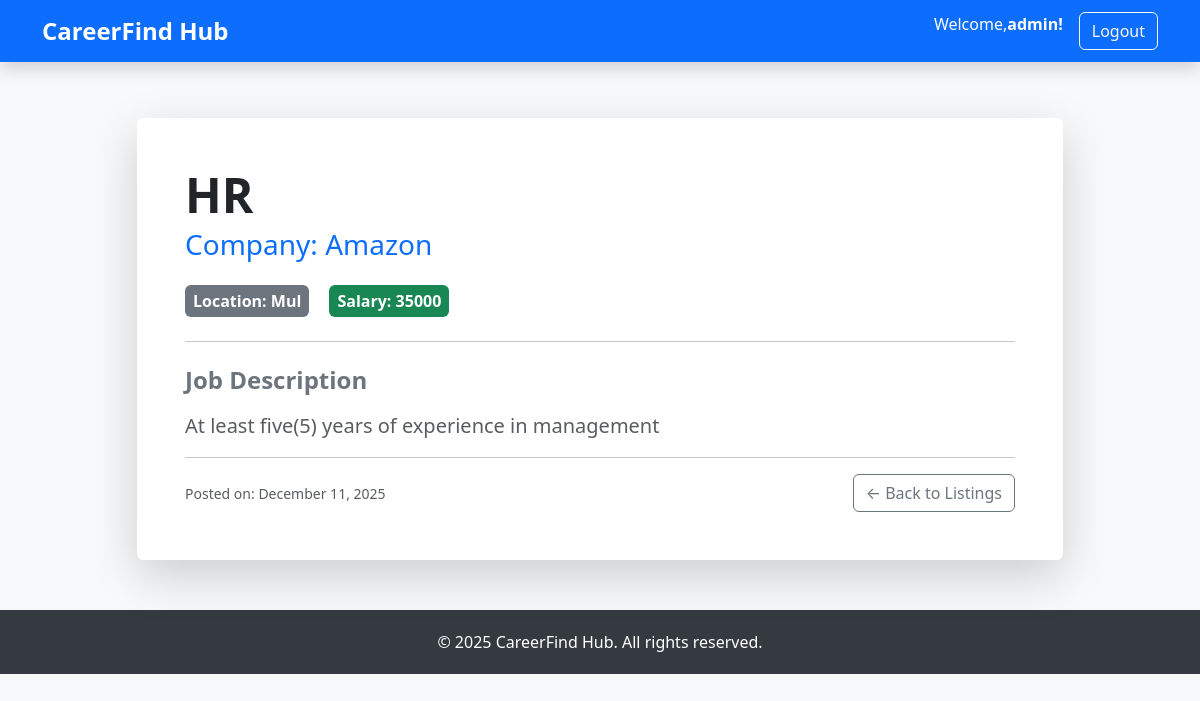
/job/2/ (signed in), run on the app's committed database.
### accounts/models.py (models this page shows, shortened)
class User(AbstractUser):
    is_company = models.BooleanField(default=False)

class Company(models.Model):
    user = models.OneToOneField(User, on_delete=models.CASCADE, primary_key=True)
    name = models.CharField(max_length=200, default="New Company")  # Added default
    description = models.TextField(blank=True)
    website = models.URLField(blank=True)

### jobs/models.py (models this page shows, shortened)
class Job(models.Model):
    company = models.ForeignKey(Company, on_delete=models.CASCADE)
    title = models.CharField(max_length=255)
    description = models.TextField()
    location = models.CharField(max_length=100)
    salary = models.CharField(max_length=100, blank=True)
    is_active = models.BooleanField(default=True)
    created_at = models.DateTimeField(auto_now_add=True)

### jobs/views.py (the view)
# urls.py: path('job/<int:pk>/', views.job_detail, name='job_detail'),
def job_detail(request, pk):
    job = get_object_or_404(Job, pk=pk)
    return render(request, 'jobs/job_detail.html', {'job': job})

### jobs/templates/jobs/job_detail.html (shortened to what this page needs)
{% extends "base.html" %}
{% block content %}
    <div class="row justify-content-center">
        <div class="col-lg-10">
            <div class="card shadow-lg border-0">
                <div class="card-body p-5">
                    <h1 class="card-title display-5 fw-bold text-dark mb-2">{{ job.title }}</h1>
                    <h3 class="card-subtitle mb-4 text-primary">Company: {{ job.company.name }}</h3>
                    <div class="mb-4">
                        <span class="badge bg-secondary me-3 fs-6 p-2"> Location: {{ job.location }}</span>
                        <span class="badge bg-success fs-6 p-2"> Salary: {{ job.salary|default:"Negotiable" }}</span>
                    </div>
                    <hr>
                    <h4 class="mt-4 mb-3 fw-bold text-secondary">Job Description</h4>
                    <div class="card-text fs-5 text-muted">
                        <p style="white-space: pre-wrap;">{{ job.description }}</p>
                    </div>
                    <hr>
                    <div class="d-flex justify-content-between align-items-center">
                        <p class="mb-0">
                            <small class="text-muted">Posted on: {{ job.created_at|date:"F d, Y" }}</small>
                        </p>
                        <div>
                            <a href="{% url 'job_list' %}" class="btn btn-outline-secondary">← Back to Listings</a>
                        </div>
                    </div>
                </div>
            </div>
        </div>
    </div>
{% endblock content %}

### templates/base.html (shortened to what this page needs)
<!DOCTYPE html>
<html lang="en">
<head>
    <link href="https://cdn.jsdelivr.net/npm/bootstrap@5.3.3/dist/css/bootstrap.min.css"
          rel="stylesheet"
>
</head>
<body>
    <nav class="navbar navbar-expand-lg navbar-dark bg-primary fixed-top shadow">
        <div class="container">
            <a class="navbar-brand fs-4 fw-bold" href="{% url 'job_list' %}">CareerFind Hub</a>
            <div class="collapse navbar-collapse">
                <ul class="navbar-nav ms-auto">
                    {% if user.is_authenticated %}
                        <li class="nav-item me-3">
                            <span class="navbar-text text-white">Welcome,<b>{{ user.username }}!</b></span>
                        </li>
                        <li class="nav-item">
                            <form method="post" action="{% url 'logout' %}" style="display:inline;">
                                <button type="submit" class="btn btn-outline-light">Logout</button>
                            </form>
                        </li>
                    {% endif %}
                </ul>
            </div>
        </div>
    </nav>
    <div class="container my-5">
        {% block content %}
        {% endblock content %}
    </div>
    <footer class="footer">
        <div class="container text-center">
            <p class="mb-0">&copy; 2025 CareerFind Hub. All rights reserved.</p>
        </div>
    </footer>
</body>
</html>

### templates/base.html (style rules this page uses)
body { padding-top: 70px; background-color: #f8f9fa; }
.footer { padding: 20px 0; background-color: #343a40; color: white; margin-top: 50px; }

### data on the page
User: username "admin"
Job: title "HR", company.name "Amazon", location "Mul", salary "35000", description "At least five(5) years of experience in management", created_at "December 11, 2025"
